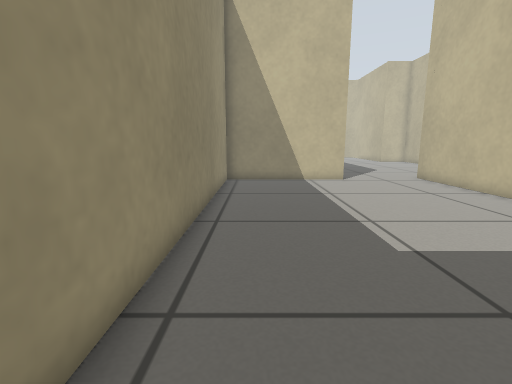
View 1 (above)

15 first-person views from a walk through a robot-simulator world made for Gazebo. The camera is 0.5 m above the floor, tilts 10° down and sees 85° across. The floor is counted in squares, 0.25 m on a side. Each view is taken from the middle of a square. On the plan, view 1 faces up. The plan holds only what a view shows up to about 16 squares ahead; the rest is blank.

View 2
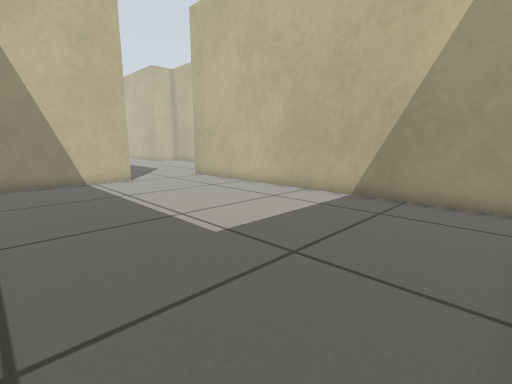

View 3
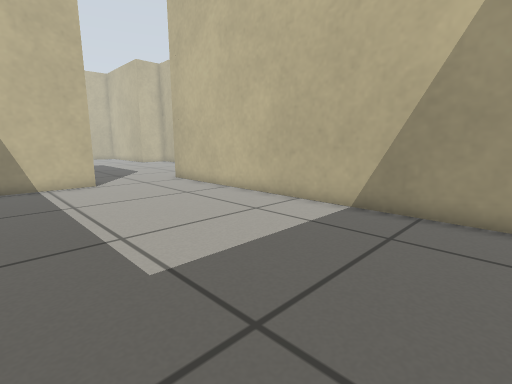

View 4
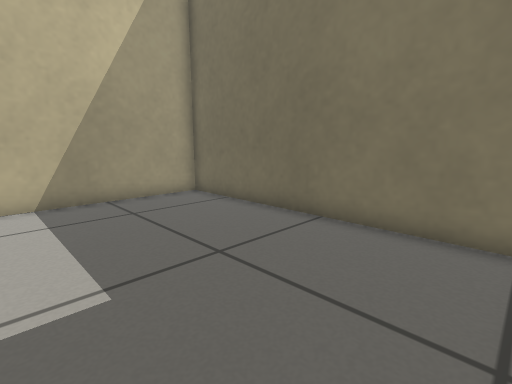

View 5
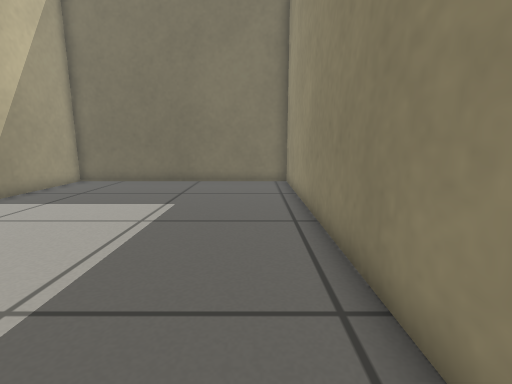

View 6
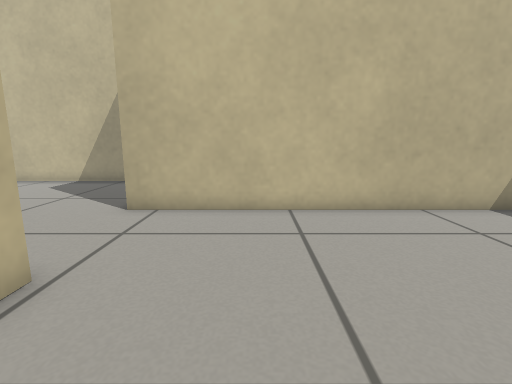

View 7
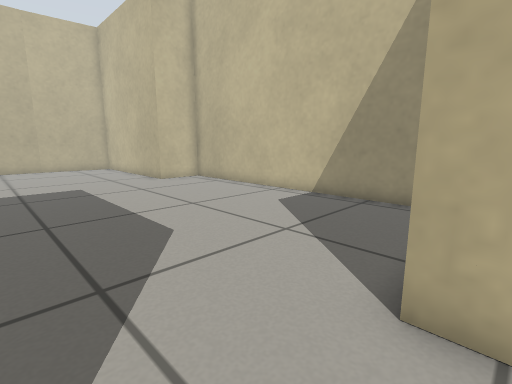

View 8
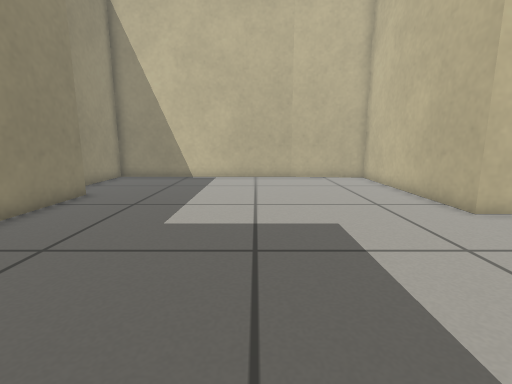

View 9
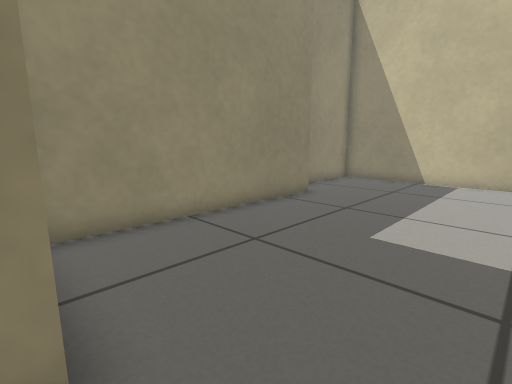

View 10
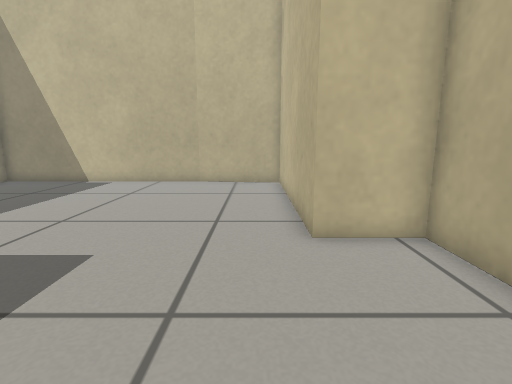

View 11
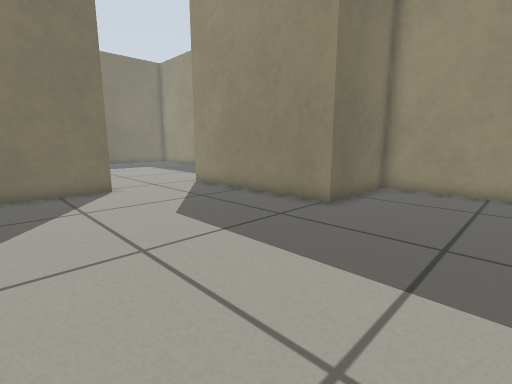

View 12
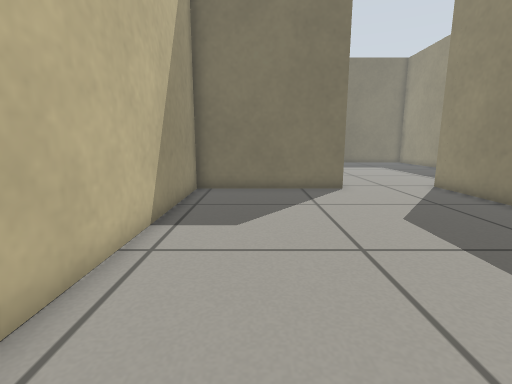

View 13
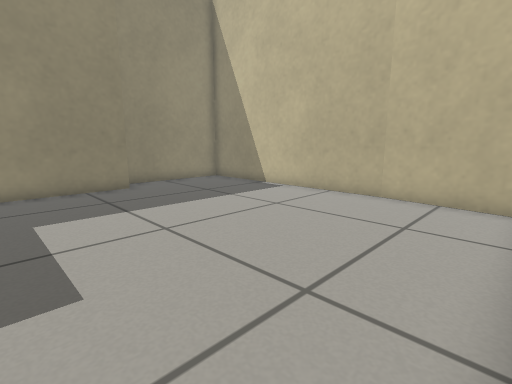

View 14
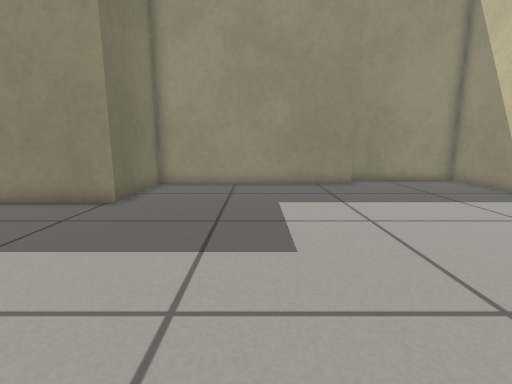

View 15
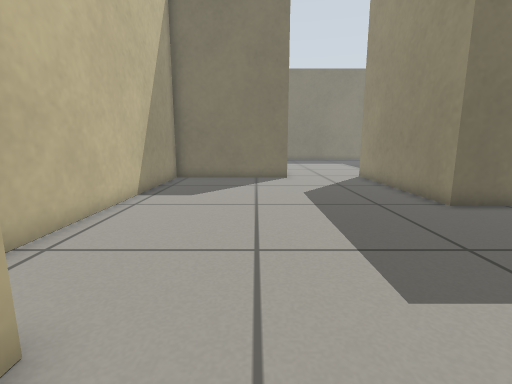

### Floor plan
Ten units are one square. View 1 is at (0, 0); x grows to the right and y downward. Boxes are objects, and circles mark ways between rooms. Rooms are numbered by the first view taken in them; rooms with no view inside come last. Other rooms are left out.
<svg viewBox="-21 -390 182 400">
<path fill="none" stroke="#000" d="M48 -153 -16 -153 -16 5 92 5 92 -144M4 -328 4 -233 48 -233 48 -153M91 -385 -10 -385 -10 -331M92 -144 92 -159 156 -159 156 -297 132 -297 132 -381 90 -385"/>
<circle cx="70" cy="-153" r="3" fill="#2a7"/>
<text x="40" y="-70">1</text>
<text x="80" y="-280">2</text>
</svg>
Room 1 opens to room 2.

Where each view was taken, in squares from view 1:
view 1: 0 up, 0 right, facing up
view 2: 0 up, 1 left, facing up-right
view 3: 1 up, 1 right, facing up-right
view 4: 6 up, 1 left, facing down-right
view 5: 14 up, 0 right, facing down
view 6: 12 up, 1 right, facing right
view 7: 15 up, 6 right, facing up-right
view 8: 22 up, 7 right, facing up
view 9: 23 up, 7 right, facing up-left
view 10: 24 up, 12 right, facing up
view 11: 28 up, 13 right, facing down-left
view 12: 28 up, 13 right, facing down
view 13: 28 up, 13 right, facing up-left
view 14: 28 up, 14 right, facing left
view 15: 32 up, 11 right, facing down
